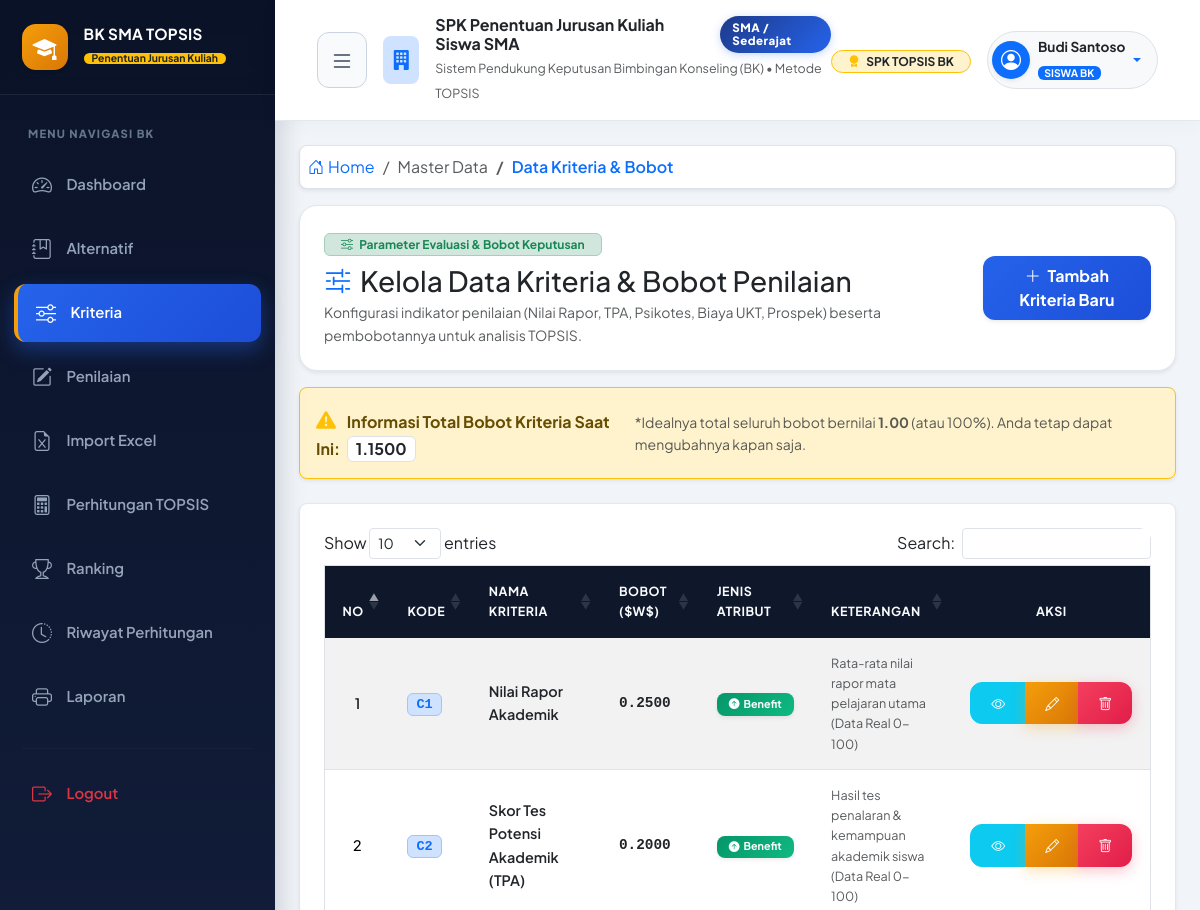
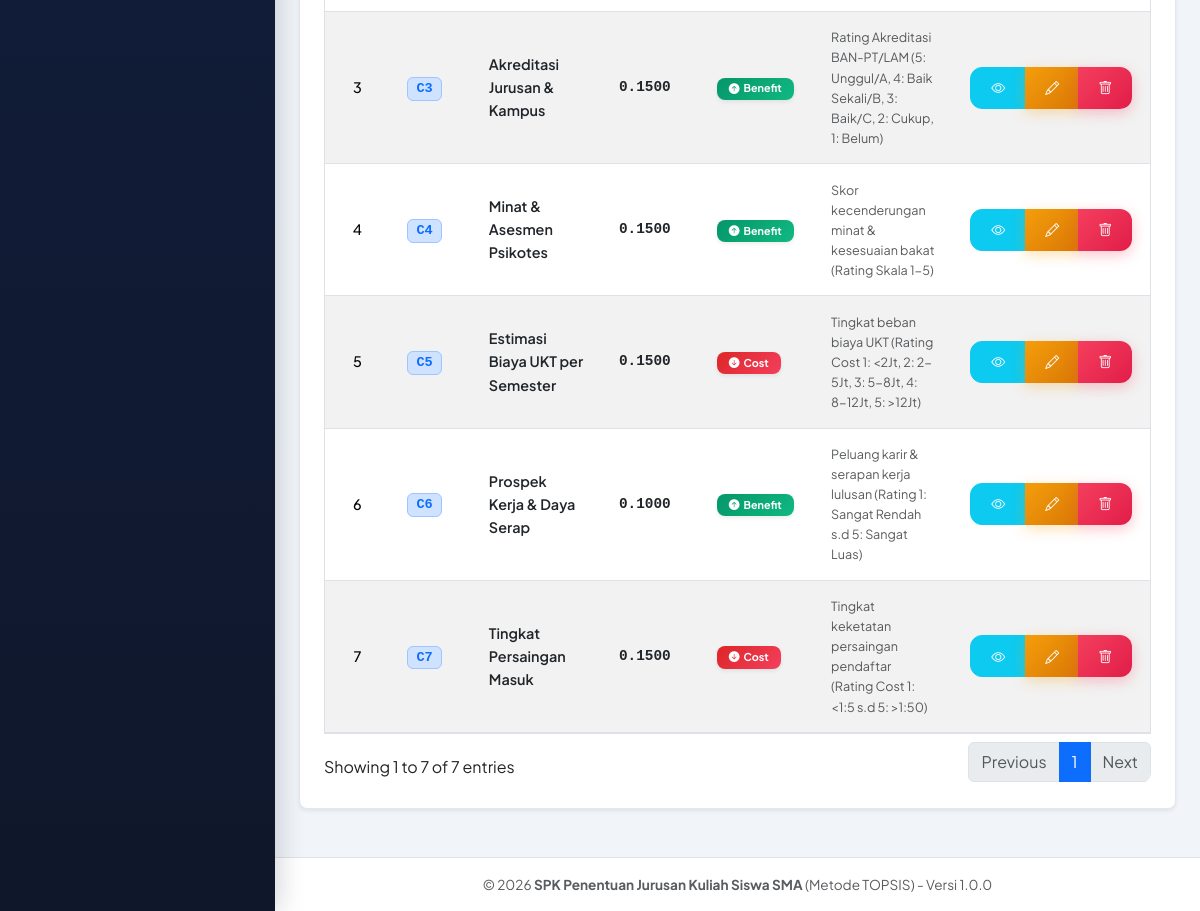
The page /index.php?page=kriteria (signed in) on the database its author committed (2 pictures, top to bottom).
### tables this page shows
CREATE TABLE IF NOT EXISTS `tb_kriteria` (
  `id_kriteria` INT(11) NOT NULL AUTO_INCREMENT,
  `kode_kriteria` VARCHAR(10) NOT NULL,
  `nama_kriteria` VARCHAR(100) NOT NULL,
  `bobot` DECIMAL(5,4) NOT NULL,
  `jenis` ENUM('benefit', 'cost') NOT NULL DEFAULT 'benefit',
  `keterangan` TEXT DEFAULT NULL,
  `created_at` TIMESTAMP NOT NULL DEFAULT CURRENT_TIMESTAMP,
  `updated_at` TIMESTAMP NOT NULL DEFAULT CURRENT_TIMESTAMP ON UPDATE CURRENT_TIMESTAMP,
  PRIMARY KEY (`id_kriteria`),
  UNIQUE KEY `uk_kode_kriteria` (`kode_kriteria`)
);

### views/kriteria.php (the view, shortened to what this page needs)
<?php
$list_kriteria = [];
$total_bobot   = 0.0;
if ($db !== null) {
    try {
        $list_kriteria = $db->query("SELECT * FROM tb_kriteria ORDER BY id_kriteria ASC")->fetchAll();
        $total_bobot   = (float)$db->query("SELECT SUM(bobot) FROM tb_kriteria")->fetchColumn();
    } catch (PDOException $e) {
        $swal_error = 'Gagal mengambil data kriteria: ' . $e->getMessage();
    }
}
?>
<nav aria-label="breadcrumb" class="mb-3">
    <ol class="breadcrumb bg-white p-2 rounded-3 border shadow-sm small">
        <li class="breadcrumb-item"><a href="<?= BASE_URL; ?>index.php?page=dashboard" class="text-decoration-none"><i class="bi bi-house-door me-1"></i>Home</a></li>
        <li class="breadcrumb-item text-muted">Master Data</li>
        <li class="breadcrumb-item active fw-semibold text-primary" aria-current="page">Data Kriteria & Bobot</li>
    </ol>
</nav>
<div class="card card-custom p-4 mb-3 shadow-sm">
    <div class="d-flex flex-column flex-md-row align-items-md-center justify-content-between gap-3">
        <div>
            <span class="badge bg-success-subtle text-success border border-success-subtle px-3 py-1 mb-2 fw-bold">
                <i class="bi bi-sliders me-1"></i> Parameter Evaluasi & Bobot Keputusan
            </span>
            <h3 class="fw-extrabold text-dark mb-1">
                <i class="bi bi-sliders2 me-2 text-primary"></i>Kelola Data Kriteria & Bobot Penilaian
            </h3>
            <p class="text-muted mb-0 small">
                Konfigurasi indikator penilaian (Nilai Rapor, TPA, Psikotes, Biaya UKT, Prospek) beserta pembobotannya untuk analisis TOPSIS.
            </p>
        </div>
        <div class="d-flex gap-2">
            <button type="button" class="btn btn-primary shadow-sm fw-bold px-3 py-2" data-bs-toggle="modal" data-bs-target="#modalTambah">
                <i class="bi bi-plus-lg me-1"></i> Tambah Kriteria Baru
            </button>
        </div>
    </div>
</div>
<div class="alert <?= (abs($total_bobot - 1.0) < 0.001 || abs($total_bobot - 100.0) < 0.001) ? 'alert-success border-success' : 'alert-warning border-warning'; ?> shadow-sm rounded-3 mb-4 d-flex align-items-center justify-content-between">
    <div>
        <i class="bi <?= (abs($total_bobot - 1.0) < 0.001 || abs($total_bobot - 100.0) < 0.001) ? 'bi-check-circle-fill text-success' : 'bi-exclamation-triangle-fill text-warning'; ?> fs-5 me-2"></i>
        <strong>Informasi Total Bobot Kriteria Saat Ini:</strong>
        <span class="badge bg-white text-dark border px-2 py-1 fs-6 ms-1"><?= formatNumber($total_bobot, 4); ?></span>
    </div>
    <small class="text-muted d-none d-md-block">
        *Idealnya total seluruh bobot bernilai <strong>1.00</strong> (atau 100%). Anda tetap dapat mengubahnya kapan saja.
    </small>
</div>
<div class="card card-custom p-4 shadow-sm rounded-3 mb-4">
    <div class="table-responsive">
        <table id="tableKriteria" class="table table-hover table-striped align-middle border w-100" style="font-size: 0.9rem;">
            <thead class="table-dark" style="background-color: #1e293b;">
                <tr>
                    <th class="text-center" style="width: 5%;">No</th>
                    <th style="width: 10%;">Kode</th>
                    <th style="width: 25%;">Nama Kriteria</th>
                    <th style="width: 15%;">Bobot ($W$)</th>
                    <th style="width: 15%;">Jenis Atribut</th>
                    <th style="width: 20%;">Keterangan</th>
                    <th class="text-center" style="width: 10%;">Aksi</th>
                </tr>
            </thead>
            <tbody>
                <?php if (!empty($list_kriteria)): ?>
                    <?php $no = 1; foreach ($list_kriteria as $krit): ?>
                        <tr>
                            <td class="text-center fw-medium"><?= $no++; ?></td>
                            <td>
                                <span class="badge bg-primary-subtle text-primary border border-primary-subtle px-2 py-1 font-monospace" style="font-size: 0.85rem;">
                                    <?= sanitize($krit['kode_kriteria']); ?>
                                </span>
                            </td>
                            <td class="fw-semibold text-dark"><?= sanitize($krit['nama_kriteria']); ?></td>
                            <td class="fw-bold text-dark font-monospace">
                                <?= formatNumber($krit['bobot'], 4); ?>
                            </td>
                            <td>
                                <?= getBadgeJenis($krit['jenis']); ?>
                            </td>
                            <td class="text-muted small">
                                <?= !empty($krit['keterangan']) ? sanitize($krit['keterangan']) : '<span class="fst-italic text-muted">-</span>'; ?>
                            </td>
                            <td class="text-center">
                                <div class="btn-group btn-group-sm" role="group">
                                    <button type="button" class="btn btn-info text-white btn-detail"
                                            data-bs-toggle="modal" data-bs-target="#modalDetail"
                                            data-kode="<?= sanitize($krit['kode_kriteria']); ?>"
                                            data-nama="<?= sanitize($krit['nama_kriteria']); ?>"
                                            data-bobot="<?= formatNumber($krit['bobot'], 4); ?>"
                                            data-jenis="<?= ucfirst(sanitize($krit['jenis'])); ?>"
                                            data-keterangan="<?= sanitize($krit['keterangan']); ?>"
                                            data-created="<?= formatTanggalIndo($krit['created_at']); ?>"
                                            data-updated="<?= formatTanggalIndo($krit['updated_at']); ?>"
                                            title="Detail Informasi">
                                        <i class="bi bi-eye"></i>
                                    </button>
                                    <button type="button" class="btn btn-warning text-white btn-edit"
                                            data-bs-toggle="modal" data-bs-target="#modalEdit"
                                            data-id="<?= $krit['id_kriteria']; ?>"
                                            data-kode="<?= sanitize($krit['kode_kriteria']); ?>"
                                            data-nama="<?= sanitize($krit['nama_kriteria']); ?>"
                                            data-bobot="<?= (float)$krit['bobot']; ?>"
                                            data-jenis="<?= sanitize($krit['jenis']); ?>"
                                            data-keterangan="<?= sanitize($krit['keterangan']); ?>"
                                            title="Edit Data">
                                        <i class="bi bi-pencil"></i>
                                    </button>
                                    <button type="button" class="btn btn-danger"
                                            onclick="confirmHapusKriteria(<?= $krit['id_kriteria']; ?>, '<?= sanitize($krit['nama_kriteria']); ?>');"
                                            title="Hapus Data">
                                        <i class="bi bi-trash"></i>
                                    </button>
                                </div>
                            </td>
                        </tr>
                    <?php endforeach; ?>
                <?php endif; ?>
            </tbody>
        </table>
    </div>
</div>

### config/helper.php (shortened to what this page needs)
<?php
function sanitize($data) {
    $raw = $data;
    return htmlspecialchars(trim($raw), ENT_QUOTES, 'UTF-8');
}
function formatNumber($val, $decimals = 4) {
    return number_format((float)$val, $decimals, '.', ',');
}
function formatTanggalIndo($datetime) {
    $hariArray = ['Minggu', 'Senin', 'Selasa', 'Rabu', 'Kamis', 'Jumat', 'Sabtu'];
    $bulanArray = [
        1 => 'Januari', 'Februari', 'Maret', 'April', 'Mei', 'Juni',
        'Juli', 'Agustus', 'September', 'Oktober', 'November', 'Desember'
    ];
    $time = strtotime($datetime);
    $hari = $hariArray[date('w', $time)];
    $tgl = date('j', $time);
    $bulan = $bulanArray[(int)date('n', $time)];
    $tahun = date('Y', $time);
    $jam = date('H:i', $time);
    return "$hari, $tgl $bulan $tahun ($jam WIB)";
}
function getBadgeJenis($jenis) {
    if (strtolower($jenis) === 'benefit') {
        return '<span class="badge badge-benefit shadow-sm"><i class="bi bi-arrow-up-circle-fill me-1"></i>Benefit</span>';
    } else {
        return '<span class="badge badge-cost shadow-sm"><i class="bi bi-arrow-down-circle-fill me-1"></i>Cost</span>';
    }
}

### assets/css/style.css (style rules this page uses)
:root { --bs-font-sans-serif: 'Plus Jakarta Sans', -apple-system, BlinkMacSystemFont, "Segoe UI", Roboto, sans-serif; --navy-900: #0f172a; --navy-800: #1e293b; --navy-700: #334155; --blue-600: #2563eb; --blue-700: #1d4ed8; --blue-50: #eff6ff; --gold-500: #f59e0b; --gold-600: #d97706; --gold-50: #fffbeb; --emerald-500: #10b981; --emerald-600: #059669; --emerald-50: #ecfdf5; --rose-500: #f43f5e; --rose-600: #e11d48; --rose-50: #fff1f2; --purple-600: #9333ea; --purple-50: #faf5ff; --bg-app: #f1f5f9; --card-radius: 18px; --pill-radius: 50px; }
body { font-family: var(--bs-font-sans-serif); background-color: var(--bg-app); color: #1e293b; overflow-x: hidden; line-height: 1.6; -webkit-font-smoothing: antialiased; }
.card-custom { background: #ffffff; border: 1px solid #e2e8f0; border-radius: var(--card-radius); box-shadow: 0 4px 12px rgba(0, 0, 0, 0.03); transition: all 0.3s cubic-bezier(0.4, 0, 0.2, 1); }
.table-responsive { border-radius: 12px; overflow-x: auto !important; -webkit-overflow-scrolling: touch; }
.table { margin-bottom: 0; border-color: #e2e8f0; }
.table thead th { font-family: var(--bs-font-sans-serif); font-weight: 700; letter-spacing: 0.5px; text-transform: uppercase; font-size: 0.78rem; padding: 1rem 1.1rem; background: #0f172a !important; color: #f8fafc !important; border-bottom: none; }
.table tbody tr { transition: background-color 0.2s ease; }
.table tbody td { padding: 0.95rem 1.1rem; vertical-align: middle; }
.btn { border-radius: 12px; font-weight: 700; padding: 0.6rem 1.25rem; transition: all 0.25s cubic-bezier(0.4, 0, 0.2, 1); }
.btn-primary { background: linear-gradient(135deg, #2563eb 0%, #1d4ed8 100%); border: none; box-shadow: 0 4px 14px rgba(37, 99, 235, 0.3); }
.btn-warning { background: linear-gradient(135deg, #f59e0b 0%, #d97706 100%); border: none; color: #ffffff; box-shadow: 0 4px 14px rgba(245, 158, 11, 0.3); }
.btn-danger { background: linear-gradient(135deg, #f43f5e 0%, #e11d48 100%); border: none; box-shadow: 0 4px 14px rgba(244, 63, 94, 0.3); }
.badge-benefit { background: linear-gradient(135deg, #059669 0%, #10b981 100%); color: #ffffff; font-weight: 700; padding: 0.35rem 0.75rem; border-radius: 8px; }
.badge-cost { background: linear-gradient(135deg, #dc2626 0%, #f43f5e 100%); color: #ffffff; font-weight: 700; padding: 0.35rem 0.75rem; border-radius: 8px; }
.table-responsive { border-radius: 12px; overflow-x: auto; -webkit-overflow-scrolling: touch; }

### rows shown on the page
tb_kriteria: kode_kriteria "C1", nama_kriteria "Nilai Rapor Akademik", bobot "0.2500", jenis "benefit" (drawn), keterangan "Rata-rata nilai rapor mata pelajaran utama (Data Real 0-100)"
tb_kriteria: kode_kriteria "C2", nama_kriteria "Skor Tes Potensi Akademik (TPA)", bobot "0.2000", jenis "benefit" (drawn), keterangan "Hasil tes penalaran & kemampuan akademik siswa (Data Real 0-100)"
tb_kriteria: kode_kriteria "C3", nama_kriteria "Akreditasi Jurusan & Kampus", bobot "0.1500", jenis "benefit" (drawn), keterangan "Rating Akreditasi BAN-PT/LAM (5: Unggul/A, 4: Baik Sekali/B, 3: Baik/C, 2: Cukup, 1: Belum)"
tb_kriteria: kode_kriteria "C4", nama_kriteria "Minat & Asesmen Psikotes", bobot "0.1500", jenis "benefit" (drawn), keterangan "Skor kecenderungan minat & kesesuaian bakat (Rating Skala 1-5)"
tb_kriteria: kode_kriteria "C5", nama_kriteria "Estimasi Biaya UKT per Semester", bobot "0.1500", jenis "cost" (drawn), keterangan "Tingkat beban biaya UKT (Rating Cost 1: <2Jt, 2: 2-5Jt, 3: 5-8Jt, 4: 8-12Jt, 5: >12Jt)"
tb_kriteria: kode_kriteria "C6", nama_kriteria "Prospek Kerja & Daya Serap", bobot "0.1000", jenis "benefit" (drawn), keterangan "Peluang karir & serapan kerja lulusan (Rating 1: Sangat Rendah s.d 5: Sangat Luas)"
tb_kriteria: kode_kriteria "C7", nama_kriteria "Tingkat Persaingan Masuk", bobot "0.1500", jenis "cost" (drawn), keterangan "Tingkat keketatan persaingan pendaftar (Rating Cost 1: <1:5 s.d 5: >1:50)"

### other values the page prints
APP_NAME "SPK Penentuan Jurusan Kuliah Siswa SMA"
APP_METHOD "TOPSIS"
$currentUserNama "Budi Santoso"
$currentUserRole "SISWA"
formatNumber($total_bobot, 4) "1.1500"
APP_VERSION "1.0.0"
